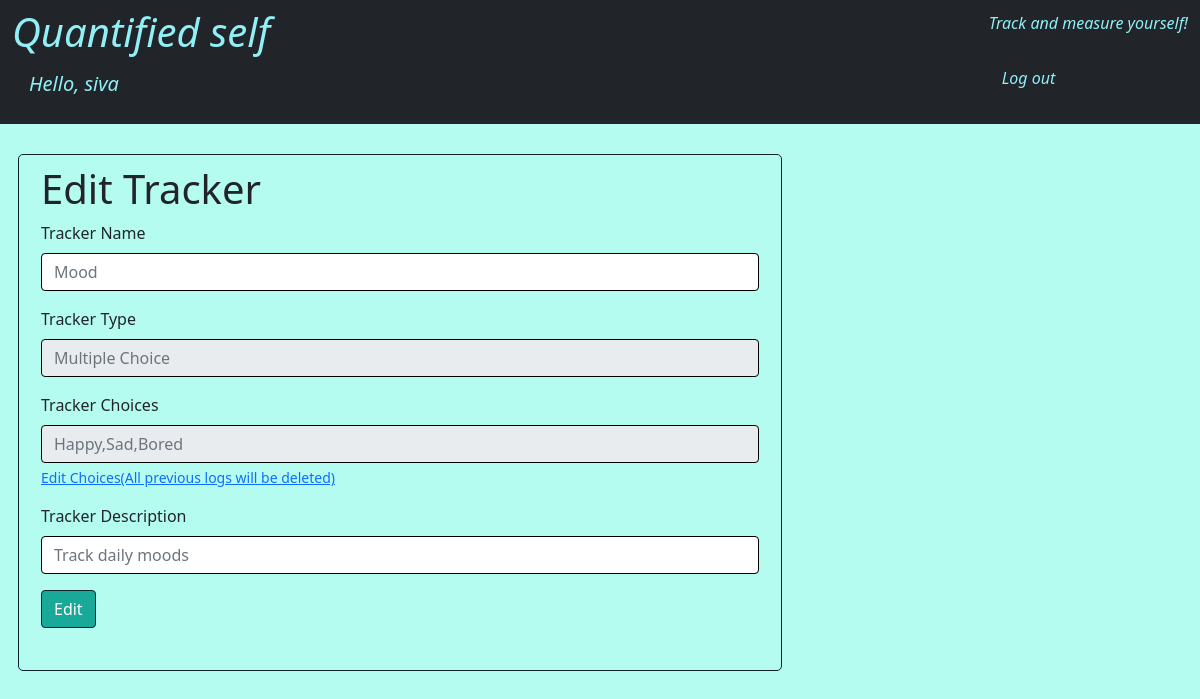
The app's page /user/sathya/tracker_info/16/edit (signed in) with its own data.
### models.py (models this page shows, shortened)
class Users(db.Model, UserMixin):
    __tablename__ = "Users"
    uid = db.Column(db.Integer, autoincrement=True, primary_key=True)
    uname = db.Column(db.String, nullable=False, unique=True)
    password = db.Column(db.String(), nullable=False)
    trackers = db.relationship("Trackers", secondary="Enrollments")

class Trackers(db.Model):
    __tablename__ = "Trackers"
    trid = db.Column(db.Integer, autoincrement=True, primary_key=True)
    trname = db.Column(db.String, nullable=False, unique=True)
    trtype = db.Column(db.String, nullable=False)
    trdesc = db.Column(db.String)

class Selectables(db.Model):
    __tablename__ = "Selectables"
    sid = db.Column(db.Integer, autoincrement=True, primary_key=True)
    choices = db.Column(db.String, nullable=False)
    trid = db.Column(db.Integer, db.ForeignKey("Trackers.trid"), primary_key=True, nullable=False)

### application/tracker.py (the view, shortened to what this page needs)
@app.route("/user/<uname>/tracker_info/<int:trid>/edit", methods=['GET', 'POST'])
@login_required
def tracker_editt(uname,trid):
    if request.method == 'GET':
        tracker = Trackers.query.filter_by(trid=trid).one()
        selectable_values = None
        if tracker.trtype == "Multiple Choice":
            try:
                selectable_values = Selectables.query.filter_by(trid=trid).one()
            except:
                pass
        return render_template("trackeredittracker.html", tracker=tracker, selectable_values = selectable_values, uname=current_user.uname, trid=trid)

### application/user.py (called while the page is built)
@login.user_loader
def load_user(uid):
    return Users.query.filter_by(uid=uid).first()

### templates/trackeredittracker.html (shortened to what this page needs)
<!DOCTYPE html>
<html lang="en">
  <head>
    <link href="https://cdn.jsdelivr.net/npm/bootstrap@5.1.3/dist/css/bootstrap.min.css" rel="stylesheet">
  </head>
<body >
    <nav class="navbar navbar-dark bg-dark">
        <div class="container-fluid">
           <h1 class="italic" style="color:#91eff6;">Quantified self <br><a class="btn btn-lg" style="color:#91eff6;" href="/user/{{uname}}/home">Hello, {{uname}}</a></h1>
           <br>
           <p class="italic" style="color:#91eff6;">Track and measure yourself!<br><br><a href="/user/logout" class="btn btn-dark" style="color:#91eff6">Log out</a></p>
        </div>
     </nav>
    <div id="main" class="col-md-8">
      <div class="container-fluid" style="padding: 30px">
        <div class="row" style="border: 1px solid #10222E; border-radius: 5px; padding: 10px;">
            <h1>Edit Tracker</h1>
            <form action="/user/{{uname}}/tracker_info/{{trid}}/edit" method="POST" id="tracker-edit-form">
                <div class="row">
                  <div class="mb-3">
                    <label for="trackerName" class="form-label">Tracker Name</label>
                    <input type="text" class="form-control" id="trackerName" name="trackerName" style="border: 1px solid black;" placeholder="{{tracker.trname}}">
                  </div>
                  <div class="mb-3">
                    <label for="trackerType" class="form-label">Tracker Type</label>
                    <input type="text" class="form-control" id="trackerType" name="trackerType" style="border: 1px solid black;" placeholder="{{tracker.trtype}}" disabled readonly>
                  </div>
                  {% if tracker.trtype == "Multiple Choice" %}
                  <div class="mb-3">
                    <label for="trackerChoices" class="form-label">Tracker Choices</label>
                    <input type="text" class="form-control" id="trackerType" name="trackerType" style="border: 1px solid black;" placeholder="{{selectable_values.choices}}" disabled readonly>
                    <div class="form-text"><a href="/user/{{uname}}/tracker_info/{{trid}}/editselectables">Edit Choices(All previous logs will be deleted)</a></div>
                  {% endif %}
                  </div>
                  <div class="mb-3">
                    <label for="trackerDesc" class="form-label">Tracker Description</label>
                    <input type="text" class="form-control" id="trackerDesc" name="trackerDesc" style="border: 1px solid black;" placeholder="{{tracker.trdesc}}">
                  </div>
                  <div class="col-auto mb-3">
                    <input type="submit" class="btn btn-primary mb-3" value="Edit" style="border: 0.5px solid #10222E; background-color: #18A999; color: white;">
                  </div>
        </div>
      </div>
    </div>
</body>
</html>

### templates/trackeredittracker.html (style rules this page uses)
body { background-color:rgba(52, 247, 214, 0.359) }
h1.italic { font-style:italic }
p.italic { font-style:italic }

### records on screen
Users: uname "siva"
Trackers: trackerName "Mood", trackerType "Multiple Choice", trackerDesc "Track daily moods"
Selectables: trackerType "Happy,Sad,Bored"
